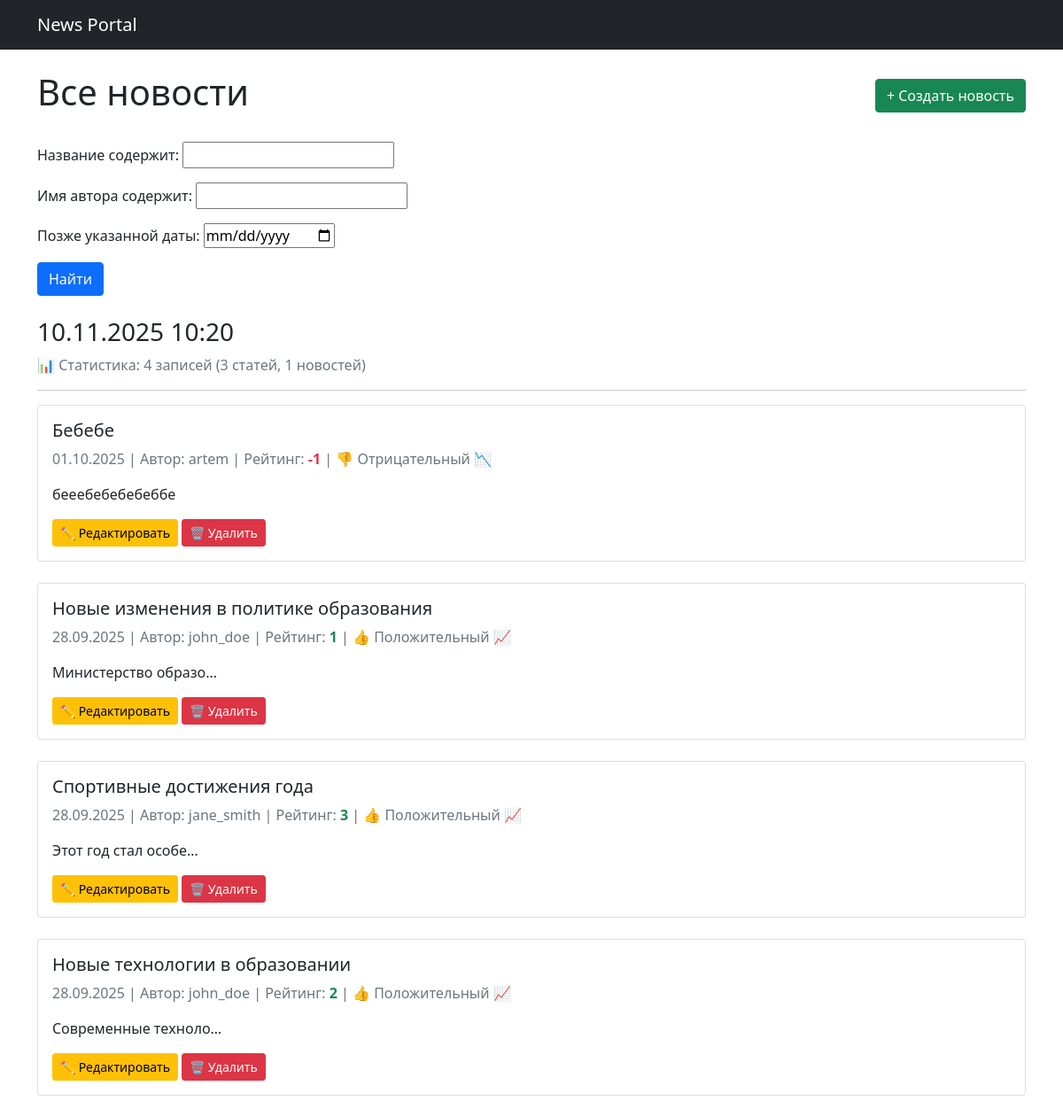
Before: /news/ with the older database file.
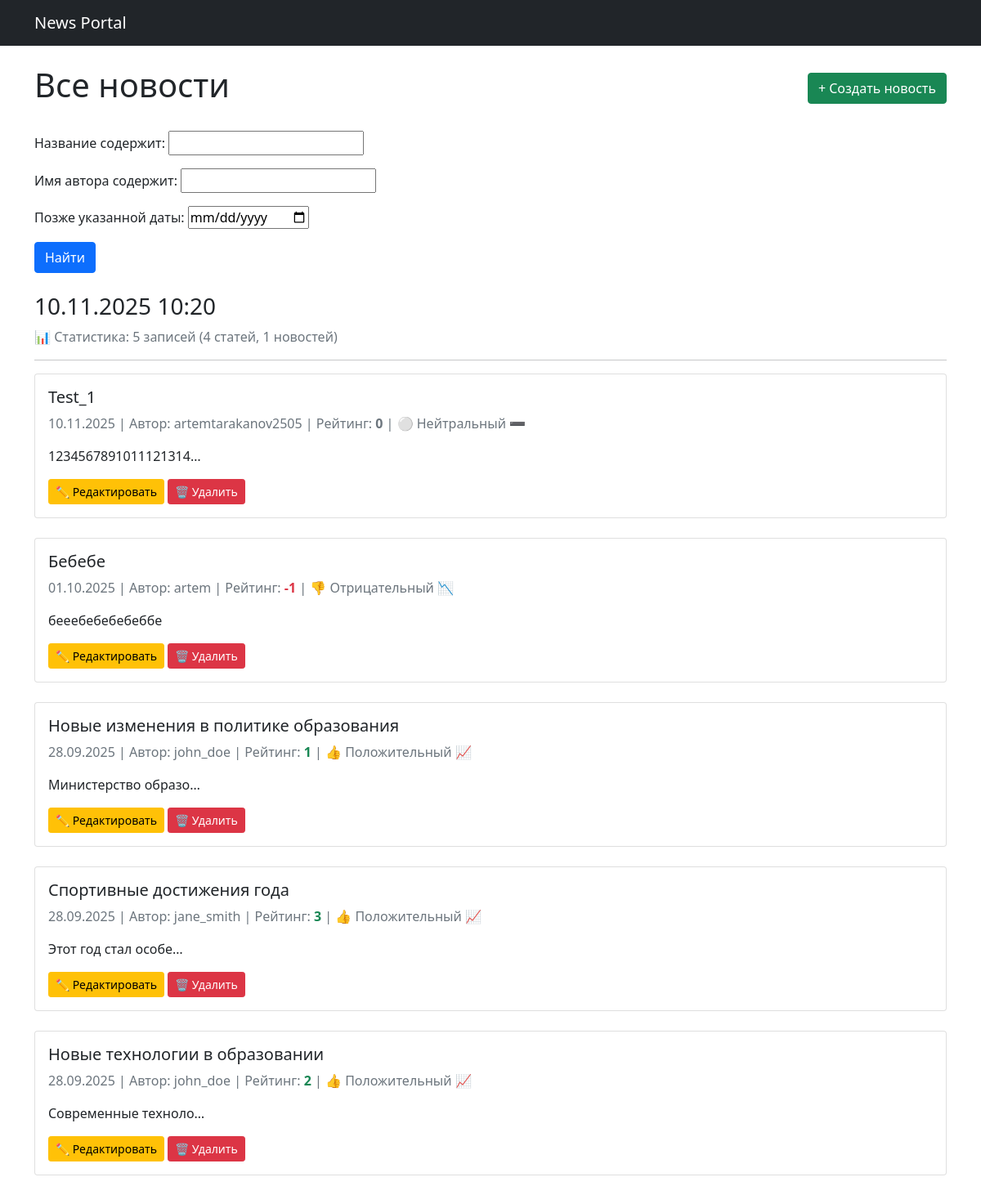
After: the same page with the newer database file.
### news/models.py (models this page shows, shortened)
class Post(models.Model):
    ARTICLE = 'AR'
    NEWS = 'NW'
    CATEGORY_CHOICES = [
        (ARTICLE, 'Статья'),
        (NEWS, 'Новость'),
    ]
    author = models.ForeignKey(Author, on_delete=models.CASCADE)
    category_type = models.CharField(max_length=2, choices=CATEGORY_CHOICES, default=ARTICLE)
    date_creation = models.DateTimeField(auto_now_add=True)
    categories = models.ManyToManyField(Category, through='PostCategory')
    title = models.CharField(max_length=128)
    text = models.TextField()
    rating = models.SmallIntegerField(default=0)

class Author(models.Model):
    user = models.OneToOneField(User, on_delete=models.CASCADE)
    rating = models.SmallIntegerField(default=0)

### news/views.py (the view)
# urls.py: path('', NewsList.as_view(), name='news_list'),
class NewsList(ListView):
    model = Post
    ordering = '-date_creation'
    template_name = 'news.html'
    context_object_name = 'news'
    paginate_by = 10
    def get_queryset(self):
        queryset = super().get_queryset()
        self.filterset = PostFilter(self.request.GET, queryset)
        return self.filterset.qs
    def get_context_data(self, **kwargs):
        context = super().get_context_data(**kwargs)
        context['filterset'] = self.filterset
        return context

### news/templatetags/news_filters.py (called while the page is built)
@register.filter()
def rating_color(value):
    if value > 0:
        return "text-success"  # зеленый цвет для положительного
    elif value < 0:
        return "text-danger"   # красный цвет для отрицательного
    else:
        return "text-muted"    # серый цвет для нулевого

@register.filter()
def rating_label(value, label_type='color'):
    if label_type == 'text':
        if value > 0:
            return "👍 Положительный"
        elif value < 0:
            return "👎 Отрицательный"
        else:
            return "⚪ Нейтральный"
    elif label_type == 'icon':
        if value > 0:
            return "📈"
        elif value < 0:
            return "📉"
        else:
            return "➖"
    else:
        return rating_color(value)

@register.filter()
def censor(value):
    if not isinstance(value, str):
        raise ValueError
    bad_words = ['редиска', 'плохой', 'нехороший', 'дурак']
    for word in bad_words:
        censored_word = word[0] + '*' * (len(word) - 1)
        value = value.replace(word, censored_word)
        value = value.replace(word.capitalize(), censored_word)
    return value

### news/templatetags/news_tags.py (called while the page is built)
@register.simple_tag()
def current_time(format_string='%d.%m.%Y'):
    return datetime.utcnow().strftime(format_string)

@register.simple_tag()
def news_stats():
    from ..models import Post
    total = Post.objects.count()
    articles = Post.objects.filter(category_type='AR').count()
    news_count = Post.objects.filter(category_type='NW').count()
    return f"📊 Статистика: {total} записей ({articles} статей, {news_count} новостей)"

### templates/news.html (shortened to what this page needs)
{% extends 'flatpages/default.html' %}
{% load news_filters %}
{% load news_tags %}
{% block content %}
    <div class="d-flex justify-content-between align-items-center mb-4">
        <h1>Все новости</h1>
        <a href="{% url 'news_create' %}" class="btn btn-success">+ Создать новость</a>
    </div>
    <form action="" method="get" class="mb-4">
        {{ filterset.form.as_p }}
        <input type="submit" value="Найти" class="btn btn-primary" />
    </form>
    <h3>{% current_time '%d.%m.%Y %H:%M' %}</h3>
    <p class="text-muted">{% news_stats %}</p>
    <hr>
    {% if news %}
        {% for item in news %}
            <div class="card mb-4">
                <div class="card-body">
                    <h5 class="card-title">{{ item.title|censor }}</h5>
                    <p class="text-muted">
                        {{ item.date_creation|date:'d.m.Y' }} |
                        Автор: {{ item.author.user.username }} |
                        Рейтинг:
                        <span class="{{ item.rating|rating_color }}">
                            <strong>{{ item.rating }}</strong>
                        </span>
                        |
                        {{ item.rating|rating_label:'text' }}
                        {{ item.rating|rating_label:'icon' }}
                    </p>
                    <p class="card-text">{{ item.text|censor|truncatechars:20 }}</p>
                    <div class="mt-3">
                        <a href="{% url 'news_edit' item.pk %}" class="btn btn-warning btn-sm">✏️ Редактировать</a>
                        <a href="{% url 'news_delete' item.pk %}" class="btn btn-danger btn-sm">🗑️ Удалить</a>
                    </div>
                </div>
            </div>
        {% endfor %}
    {% else %}
        <h2>Новостей нет!</h2>
    {% endif %}
{% endblock content %}

### templates/flatpages/default.html (shortened to what this page needs)
<!DOCTYPE html>
<html>
<head>
    <link href="https://cdn.jsdelivr.net/npm/bootstrap@5.1.3/dist/css/bootstrap.min.css" rel="stylesheet">
</head>
<body>
    <nav class="navbar navbar-expand-lg navbar-dark bg-dark">
        <div class="container">
            <a class="navbar-brand" href="/">News Portal</a>
        </div>
    </nav>
    <div class="container mt-4">
        {% block content %}
        {% endblock content %}
    </div>
</body>
</html>

Changed rows visible on the page:
added Post: title|censor "Test_1", date_creation "10.11.2025", author.user.username "artemtarakanov2505", rating "0", rating|rating_label "⚪ Нейтральный", rating|rating_label "➖", text|censor "1234567891011121314…"
Other visible differences:
text no longer shown: "📊 Статистика: 4 записей (3 статей, 1 новостей)"
text now shown: "📊 Статистика: 5 записей (4 статей, 1 новостей)"
